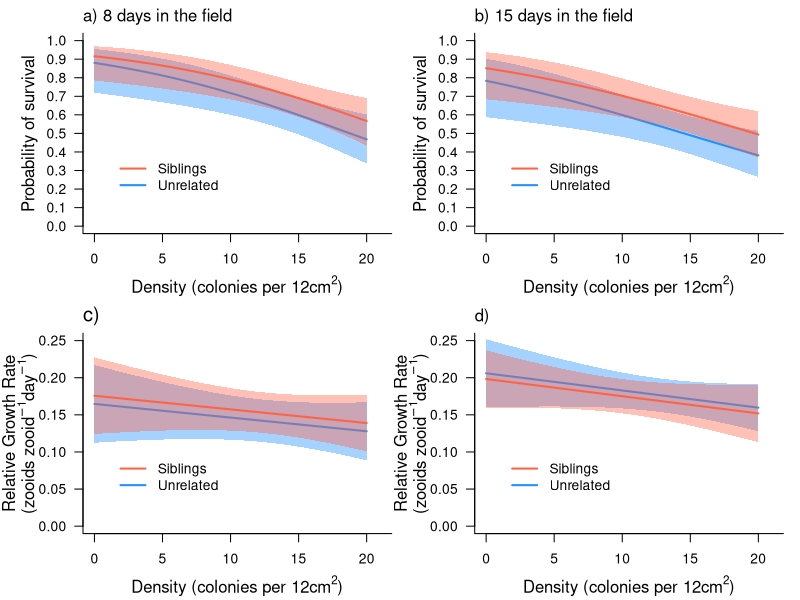

R code for this plot:
### This code produces Figure 2 in the manuscript: 
### Barnes DK, Burgess SC. Fitness consequences of marine larval dispersal: 
# the role of neighborhood density, spatial arrangement, 
# and genetic relatedness on survival, growth, reproduction, and paternity
# Code finalized Feb 2024
# Code written by Danie Barnes with input from Scott Burgess
# Any comments or error reporting, please contact Scott Burgess: sburgess@bio.fsu.edu

# sessionInfo()
# R version 4.3.2

# Load required libraries
library('glmmTMB') # version 1.1.7
library('dplyr')
library('tidyr')

# Import data
dat <- read.csv("Experiment_1.csv",header=T)
dat$Age.days <- factor(dat$Age.days)

# Check data structure
dat %>% count(Mother.colony)
with(dat %>% filter(Age.days=='17',Relatedness=="Sib"), table(Mother.colony,Unique.ID))
with(dat %>% filter(Age.days=='17',Relatedness=="Non"), table(Mother.colony,Unique.ID))
dat %>% filter(Age.days=='17') %>% 
  group_by(Mother.colony,Relatedness,Density) %>% 
  summarize(n=n()) %>% 
  pivot_wider(names_from=c(Density),
              values_from=n) 
foo <- dat %>% filter(Age.days=='17') %>% 
  group_by(Mother.colony,Relatedness) %>% 
  summarize(n=n()) %>% 
  pivot_wider(names_from=c(Relatedness),
              values_from=n) %>% 
  arrange(Sib)
# write.csv(foo,'foo.csv',row.names = F)
summary(dat)
head(dat)
tail(dat)

# create new column for colony identity
dat$colonyidentity <- interaction(dat$Unique.ID, dat$Grid.position) 

# Create vector of the Ages that were recorded.
Age.days.vec <- unique(dat$Age.days)

# Run analyses on the probability of SURVIVAL after 8 days in the field
## Generalized linear mixed effects model with a binomial distribution and random effect of plate number (Unique.ID). 
d <- dat %>% filter(Age.days == Age.days.vec[2])
survival1 <- glmmTMB(Survival ~ Density * Relatedness + (1|Unique.ID), 
                     family= "binomial", data=d) #interaction between density and relatedness
survival2 <- glmmTMB(Survival ~ Density + Relatedness + (1|Unique.ID), 
                     family="binomial", data=d) #additive model
survival3 <- glmmTMB(Survival ~ Density + (1|Unique.ID), 
                     family="binomial", data=d)
survival4 <- glmmTMB(Survival ~ Relatedness + (1|Unique.ID), 
                     family="binomial", data=d)

anova(survival1, survival2,test="Chisq") # interaction at 8 days
anova(survival2, survival3,test="Chisq") # relatedness at 8 days 
anova(survival2, survival4,test="Chisq") # density at 8 days 

# Run analyses on the probability of SURVIVAL after 15 days in the field
## Generalized linear mixed effects model with a binomial distribution and random effect of plate number
# At the second time point of collection, there is a negative effect of density on survival (p = 0.003866) and there is no effect of relatedness on survival (P= 0.1242). 
d <- dat %>% filter(Age.days==Age.days.vec[3])
survival5 <- glmmTMB(Survival ~ Density * Relatedness + (1|Unique.ID), 
                     family="binomial", data=d)
survival6 <- glmmTMB(Survival ~ Density + Relatedness + (1|Unique.ID), 
                     family="binomial", data=d)
survival7 <- glmmTMB(Survival ~ Density + (1|Unique.ID), 
                     family="binomial", data=d)
survival8 <- glmmTMB(Survival ~ Relatedness + (1|Unique.ID), 
                     family="binomial", data=d)

anova(survival5, survival6,test="Chisq") # interaction at 15 days
anova(survival6, survival7,test="Chisq") # relatedness at 15 days 
anova(survival6, survival8,test="Chisq") # density at 15 days 


# Calculate the odds of colony survival (using the additive model)
# 8 days
A <- summary(survival2)$coefficients$cond[2,1] 
round(1-exp(A),4) * 100
round(1-exp(A + c(-2,2) * summary(survival2)$coefficients$cond[2,2]),4) *100

# 15 days
B <- summary(survival6)$coefficients$cond[2,1]
round(1-exp(B),4) * 100
round(1-exp(B + c(-2,2) * summary(survival2)$coefficients$cond[2,2]),4) *100



# RELATIVE GROWTH RATE
# Change data to the wide format
dat_wide <- dat %>% pivot_wider(id_cols=Unique.ID:Inside.outside,
                                names_from=Age.days, 
                                values_from=c(Survival,Bifurcations,Zooids))

# Calculate relative growth rate 
## At collection 1
dat_wide$relgrowth.collection1 <- (log(dat_wide$Zooids_25)- log(dat_wide$Zooids_17)) / (25-17)
## At collection 2
dat_wide$relgrowth.collection2 <- (log(dat_wide$Zooids_32)- log(dat_wide$Zooids_17)) / (32-17)

# Run analyses on the relative growth rate (number of zooids produced per zooid per day) after 8 days in the field
## Generalized linear mixed effects model with a Gaussian distribution and random effect of plate number
rgr1 <- glmmTMB(relgrowth.collection1 ~ Density * Relatedness + (1|Unique.ID), data=dat_wide, family= gaussian())
rgr2 <- glmmTMB(relgrowth.collection1 ~ Density + Relatedness + (1|Unique.ID), data=dat_wide, family= gaussian())
rgr3 <- glmmTMB(relgrowth.collection1 ~ Density + (1|Unique.ID), data=dat_wide, family= gaussian())
rgr4 <- glmmTMB(relgrowth.collection1 ~ Relatedness + (1|Unique.ID), data= dat_wide, family= gaussian())
rgr_overall_1 <- glmmTMB(relgrowth.collection1 ~ 1 + (1|Unique.ID), data= dat_wide, family= gaussian())

anova(rgr1,rgr2) # interaction, 8 days
anova(rgr2,rgr3) # relatedness, 8 days
anova(rgr2,rgr4) # density, 8 days

# Run analyses on the relative growth rate (number of zooids produced per zooid per day) after 15 days in the field
## Generalized linear mixed effects model with a Gaussian distribution and random effect of plate number. 
rgr5 <- glmmTMB(relgrowth.collection2 ~ Density * Relatedness + (1|Unique.ID), data=dat_wide, family= gaussian())
rgr6 <- glmmTMB(relgrowth.collection2 ~ Density + Relatedness + (1|Unique.ID), data=dat_wide, family= gaussian())
rgr7 <- glmmTMB(relgrowth.collection2 ~ Density + (1|Unique.ID), data=dat_wide, family= gaussian())
rgr8 <- glmmTMB(relgrowth.collection2 ~ Relatedness + (1|Unique.ID), data= dat_wide, family= gaussian())
rgr_overall_2 <- glmmTMB(relgrowth.collection2 ~ 1 + (1|Unique.ID), data= dat_wide, family= gaussian())

anova(rgr5,rgr6) # interaction, 15 days
anova(rgr6,rgr7) # relatedness, 15 days
anova(rgr6,rgr8) # density, 15 days


# Calculate zooids produced per zooid per day, overall
B <- summary(rgr_overall_1)$coefficients$cond[1,1]; round(B,2)
round(B + c(-2,2) * summary(rgr_overall_1)$coefficients$cond[1,2],2)

B <- summary(rgr_overall_2)$coefficients$cond[1,1]; round(B,2)
round(B + c(-2,2) * summary(rgr_overall_2)$coefficients$cond[1,2],2)



# Make Figure 2
quartz(width=6,height=5) 
par(mfrow=c(2,2),mar=c(4,5,2,0), oma=c(0,0,0,1))

# a)
Density.vec <- seq(0,20,0.1) #creating a density vector, to make continuous 
pred.frame <- with(dat, expand.grid(Density=Density.vec,Relatedness=unique(Relatedness))) #matrix by everything
X <- model.matrix(delete.response(terms(survival2)),pred.frame) #turning it into a model matrix
pred.frame$response <- drop(X %*% fixef(survival2)[['cond']]) 
V <- diag(X %*% vcov(survival2)[['cond']] %*% t(X)) #variance to use for the confidence intervals 
pred.frame$upr <- pred.frame$response + 1.96*sqrt(V) #create confidence intervals 
pred.frame$lwr <- pred.frame$response - 1.96*sqrt(V)

plot(c(0,21),c(0,1),type="n",ylab="",xlab="",yaxt="n",xaxt="n",bty="l") #add axes lines
with(pred.frame[pred.frame$Relatedness=="Non",], polygon(c(Density,rev(Density)),
                                                         c(plogis(lwr),rev(plogis(upr))),col=adjustcolor("dodgerblue",alpha.f=0.4),border=NA))
with(pred.frame[pred.frame$Relatedness=="Non",], lines(Density, plogis(response),
                                                       col="dodgerblue",lwd=2))
with(pred.frame[pred.frame$Relatedness=="Sib",], polygon(c(Density,rev(Density)),
                                                         c(plogis(lwr),rev(plogis(upr))),col=adjustcolor("tomato",alpha.f=0.4),border=NA))
with(pred.frame[pred.frame$Relatedness=="Sib",], lines(Density, plogis(response),
                                                       col="tomato",lwd=2))
axis(side = 1, at= seq(0,20,5), cex = 0.25) #add numbers to the x axis
axis(side = 2, at= seq(0,1,0.1), cex = 0.25, las=1) #add numbers to the y axis
mtext(side= 1, line = 3, cex= 1, expression(paste("Density (colonies per 12", cm^2,")"))) #add title to the x axis
mtext(side =2, line = 2.5, cex = 1, expression("Probability of survival")) #add title to the y axis
legend(1,0.4,legend= c("Siblings", "Unrelated"), lwd=2, col=c("tomato","dodgerblue"), bty="n")
mtext("a) 8 days in the field", side=3, line=0.5, adj=0, las=1, cex=1)


# b)
Density.vec <- seq(0,20,0.1) #creating a density vector, to make continuous 
pred.frame <- with(dat, expand.grid(Density=Density.vec,Relatedness=unique(Relatedness))) #matrix by everything you have
X <- model.matrix(delete.response(terms(survival6)),pred.frame) #turning it into a model matrix
pred.frame$response <- drop(X %*% fixef(survival6)[['cond']]) #
V <- diag(X %*% vcov(survival6)[['cond']] %*% t(X)) #how you get the variance to use for the confidence intervals 
pred.frame$upr <- pred.frame$response + 1.96*sqrt(V) #create confidence intervals: plus 1.96 * standard error 
pred.frame$lwr <- pred.frame$response - 1.96*sqrt(V)
plot(c(0,21),c(0,1),type="n",ylab="",xlab="",yaxt="n",xaxt="n",bty="l")
with(pred.frame[pred.frame$Relatedness=="Non",], polygon(c(Density,rev(Density)),
                                                         c(plogis(lwr),rev(plogis(upr))),col=adjustcolor("dodgerblue",alpha.f=0.4),border=NA))
with(pred.frame[pred.frame$Relatedness=="Non",], lines(Density, plogis(response),
                                                       col="dodgerblue",lwd=2))
with(pred.frame[pred.frame$Relatedness=="Sib",], polygon(c(Density,rev(Density)),
                                                         c(plogis(lwr),rev(plogis(upr))),col=adjustcolor("tomato",alpha.f=0.4),border=NA))
with(pred.frame[pred.frame$Relatedness=="Sib",], lines(Density, plogis(response),
                                                       col="tomato",lwd=2))
axis(side = 1, at= seq(0,20,5), cex = 0.25)
axis(side = 2, at= seq(0,1,0.1), cex = 0.25, las=1)
mtext(side= 1, line = 3, cex= 1, expression(paste("Density (colonies per 12", cm^2,")")))
mtext(side =2, line = 2.5, cex = 1, expression("Probability of survival"))
legend(1,0.4,legend= c("Siblings", "Unrelated"), lwd=2, col=c("tomato","dodgerblue"), bty="n")
mtext("b) 15 days in the field", side=3, line=0.5, adj=0, las=1, cex= 1)


# c) 
Density.vec <- seq(0,20,0.1) #creating a density vector, to make continuous 

pred.frame <- with(dat_wide, expand.grid(Density=Density.vec,Relatedness=unique(Relatedness))) #matrix by everything
X <- model.matrix(delete.response(terms(rgr2)),pred.frame) #turning it into a model matrix
pred.frame$response <- drop(X %*% fixef(rgr2)[['cond']])
V <- diag(X %*% vcov(rgr2)[['cond']] %*% t(X)) #variance to use for the confidence intervals 
pred.frame$upr <- pred.frame$response + 1.96*sqrt(V) #create confidence intervals: plus 1.96 * standard error 
pred.frame$lwr <- pred.frame$response - 1.96*sqrt(V)

plot(c(0,21),c(0,0.25),type="n",ylab="",xlab="",yaxt="n",xaxt="n",bty="l") #create a blank plot
with(pred.frame[pred.frame$Relatedness=="Non",], polygon(c(Density,rev(Density)),
                                                         c((lwr),rev((upr))),col=adjustcolor("dodgerblue",alpha.f=0.4),border=NA))
with(pred.frame[pred.frame$Relatedness=="Non",], lines(Density, (response),
                                                       col="dodgerblue",lwd=2))
with(pred.frame[pred.frame$Relatedness=="Sib",], polygon(c(Density,rev(Density)),
                                                         c((lwr),rev((upr))),col=adjustcolor("tomato",alpha.f=0.4),border=NA))
with(pred.frame[pred.frame$Relatedness=="Sib",], lines(Density, (response),
                                                       col="tomato",lwd=2))
axis(side = 1, at= seq(0,20,5), cex = 0.25)
axis(side = 2, at= seq(0,0.25,0.05), cex = 0.25, las=1)
mtext(side= 1, line = 3, cex= 1, expression(paste("Density (colonies per 12", cm^2,")")))
mtext(side = 2, line = 3.9, cex = 1,adj=0.5,
      expression(paste("Relative Growth Rate")))
mtext(side = 2, line = 2.5, cex = 1,adj=0.5,
      expression(paste("(zooids " ,zooid^-1, day^-1,")")))
legend(1,0.1,legend= c("Siblings", "Unrelated"), lwd=2, col=c("tomato","dodgerblue"), bty="n")
mtext("c)", side=3, line=0.5, adj=0, las=1, cex=1.2)

# d)
pred.frame <- with(dat_wide, expand.grid(Density=Density.vec,Relatedness=unique(Relatedness)))
X <- model.matrix(delete.response(terms(rgr6)),pred.frame) #turning it into a model matrix
pred.frame$response <- drop(X %*% fixef(rgr6)[['cond']])
V <- diag(X %*% vcov(rgr6)[['cond']] %*% t(X)) #variance to use for the confidence intervals 
pred.frame$upr <- pred.frame$response + 1.96*sqrt(V) #create confidence intervals: plus 1.96 * standard error 
pred.frame$lwr <- pred.frame$response - 1.96*sqrt(V)

plot(c(0,21),c(0,0.25),type="n",ylab="",xlab="",yaxt="n",xaxt="n",bty="l")
with(pred.frame[pred.frame$Relatedness=="Non",], polygon(c(Density,rev(Density)),
                                                         c((lwr),rev((upr))),col=adjustcolor("dodgerblue",alpha.f=0.4),border=NA))
with(pred.frame[pred.frame$Relatedness=="Non",], lines(Density, (response),
                                                       col="dodgerblue",lwd=2))
with(pred.frame[pred.frame$Relatedness=="Sib",], polygon(c(Density,rev(Density)),
                                                         c((lwr),rev((upr))),col=adjustcolor("tomato",alpha.f=0.4),border=NA))
with(pred.frame[pred.frame$Relatedness=="Sib",], lines(Density, (response),
                                                       col="tomato",lwd=2))
axis(side = 1, at= seq(0,20,5), cex = 0.25)
axis(side = 2, at= seq(0,0.25,0.05), cex = 0.25, las=1)
mtext(side= 1, line = 3, cex= 1, expression(paste("Density (colonies per 12", cm^2,")")))
mtext(side = 2, line = 3.9, cex = 1,adj=0.5,
      expression(paste("Relative Growth Rate")))
mtext(side = 2, line = 2.5, cex = 1,adj=0.5,
      expression(paste("(zooids " ,zooid^-1, day^-1,")")))
legend(1,0.1,legend= c("Siblings", "Unrelated"), lwd=2, col=c("tomato","dodgerblue"), bty="n")
mtext("d)", side=3, line=0.5, adj=0, las=1, cex=1)
